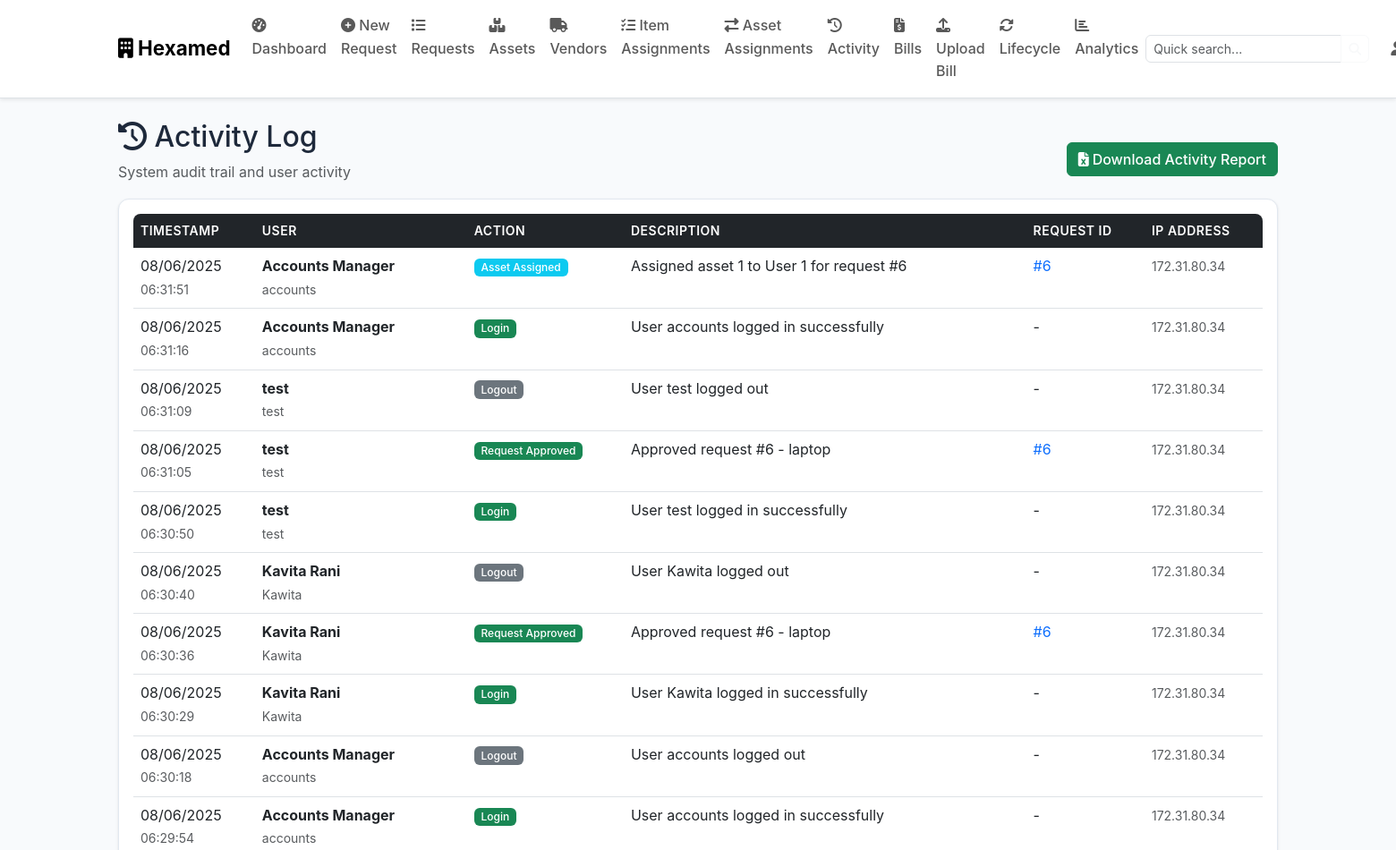
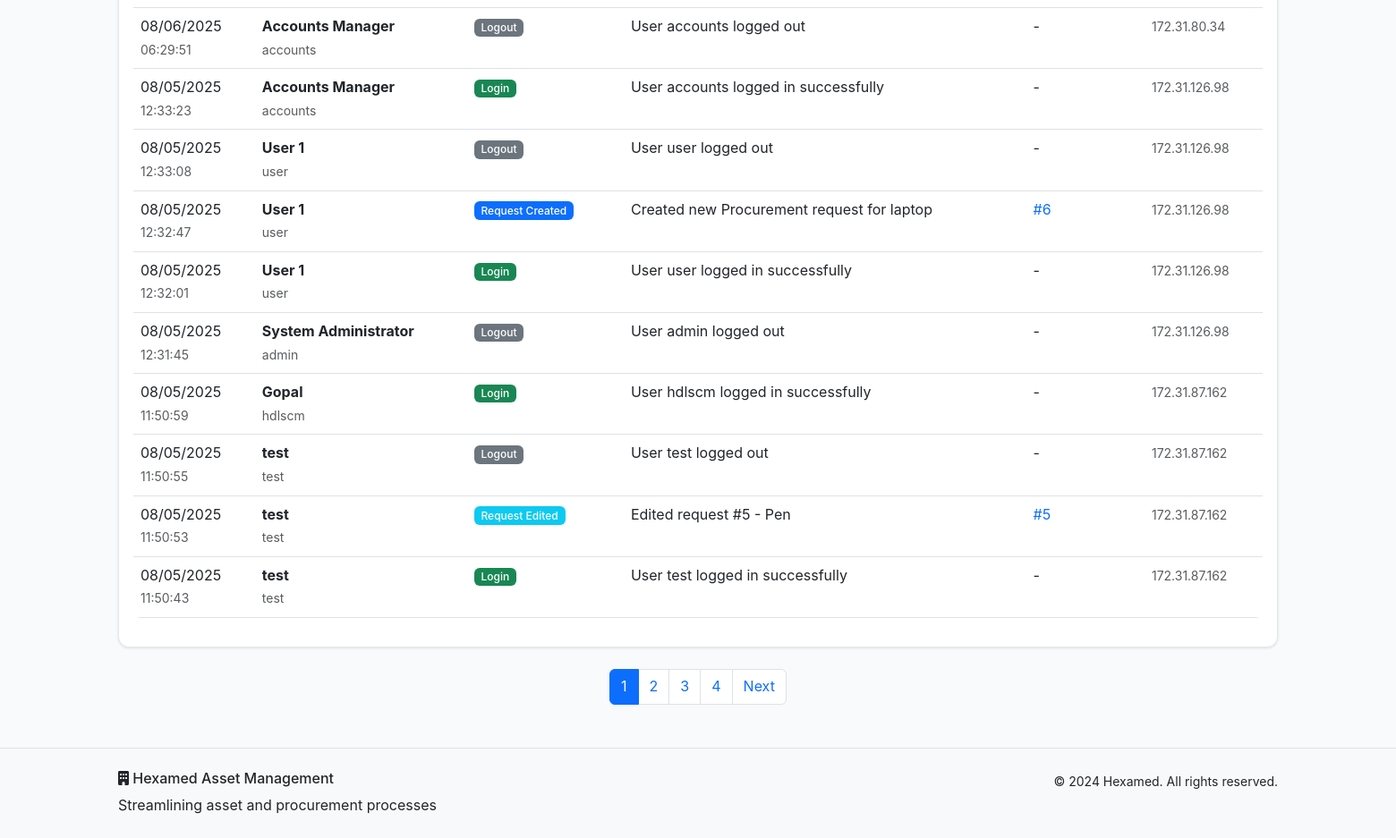
The app's page /activity (signed in) with its own data (2 pictures, top to bottom).
### models.py (models this page shows, shortened)
class ActivityLog(db.Model):
    id = db.Column(db.Integer, primary_key=True)
    action = db.Column(db.String(100), nullable=False)
    description = db.Column(db.Text, nullable=False)
    timestamp = db.Column(db.DateTime, default=datetime.utcnow)
    ip_address = db.Column(db.String(45))
    user_id = db.Column(db.Integer, db.ForeignKey('user.id'), nullable=False)
    request_id = db.Column(db.Integer, db.ForeignKey('asset_request.id'), nullable=True)
    user = db.relationship('User', backref='activities')
    request = db.relationship('AssetRequest', backref='activities')

class User(db.Model):
    id = db.Column(db.Integer, primary_key=True)
    username = db.Column(db.String(80), unique=True, nullable=False)
    email = db.Column(db.String(120), unique=True, nullable=False)
    password_hash = db.Column(db.String(256), nullable=False)
    role = db.Column(db.String(50), nullable=False, default='User')
    full_name = db.Column(db.String(100), nullable=False)
    floor = db.Column(db.String(50))
    department = db.Column(db.String(100))
    created_at = db.Column(db.DateTime, default=datetime.utcnow)
    is_active = db.Column(db.Boolean, default=True)
    requests = db.relationship('AssetRequest', foreign_keys='AssetRequest.user_id', backref='requester', lazy=True)

### routes.py (the view)
    def decorated_function(*args, **kwargs):
        if 'user_id' not in session:
            flash('Please log in to access this page.', 'warning')
            return redirect(url_for('login'))
        return f(*args, **kwargs)

### routes.py (called while the page is built)
def require_login(f):
    def decorated_function(*args, **kwargs):
        if 'user_id' not in session:
            flash('Please log in to access this page.', 'warning')
            return redirect(url_for('login'))
        return f(*args, **kwargs)
    decorated_function.__name__ = f.__name__
    return decorated_function

@app.route('/activity')
@require_login
def activity_log():
    user = User.query.get(session['user_id'])
    page = request.args.get('page', 1, type=int)
    activities = ActivityLog.query.order_by(ActivityLog.timestamp.desc()).paginate(
        page=page, per_page=20, error_out=False)
    return render_template('activity.html', activities=activities, user=user)

### templates/activity.html (shortened to what this page needs)
{% extends "base.html" %}
{% block content %}
<div class="container my-4">
    <div class="row">
        <div class="col">
            <div class="d-flex justify-content-between align-items-center">
                <div>
                    <h2><i class="fas fa-history"></i> Activity Log</h2>
                    <p class="text-muted">System audit trail and user activity</p>
                </div>
                {% if user.role in ['Admin', 'MD', 'Accounts/SCM'] %}
                <div>
                    <a href="{{ url_for('download_recent_activity') }}" class="btn btn-success">
                        <i class="fas fa-file-excel me-1"></i>Download Activity Report
                    </a>
                </div>
                {% endif %}
            </div>
        </div>
    </div>
    {% if activities.items %}
    <div class="card">
        <div class="card-body">
            <div class="table-responsive">
                <table class="table table-hover">
                    <thead>
                        <tr>
                            <th>Timestamp</th>
                            <th>User</th>
                            <th>Action</th>
                            <th>Description</th>
                            <th>Request ID</th>
                            <th>IP Address</th>
                        </tr>
                    </thead>
                    <tbody>
                        {% for activity in activities.items %}
                        <tr>
                            <td>
                                <div>
                                    {{ activity.timestamp.strftime('%m/%d/%Y') }}
                                    <br><small class="text-muted">{{ activity.timestamp.strftime('%H:%M:%S') }}</small>
                                </div>
                            </td>
                            <td>
                                <div>
                                    <strong>{{ activity.user.full_name }}</strong>
                                    <br><small class="text-muted">{{ activity.user.username }}</small>
                                </div>
                            </td>
                            <td>
                                {% if 'Login' in activity.action %}
                                    <span class="badge bg-success">{{ activity.action }}</span>
                                {% elif 'Logout' in activity.action %}
                                    <span class="badge bg-secondary">{{ activity.action }}</span>
                                {% elif 'Created' in activity.action %}
                                    <span class="badge bg-primary">{{ activity.action }}</span>
                                {% elif 'Approved' in activity.action %}
                                    <span class="badge bg-success">{{ activity.action }}</span>
                                {% elif 'Rejected' in activity.action %}
                                    <span class="badge bg-danger">{{ activity.action }}</span>
                                {% elif 'Hold' in activity.action %}
                                    <span class="badge bg-warning">{{ activity.action }}</span>
                                {% else %}
                                    <span class="badge bg-info">{{ activity.action }}</span>
                                {% endif %}
                            </td>
                            <td>{{ activity.description }}</td>
                            <td>
                                {% if activity.request_id %}
                                    <a href="{{ url_for('view_requests') }}" class="text-decoration-none">
                                        #{{ activity.request_id }}
                                    </a>
                                {% else %}
                                    -
                                {% endif %}
                            </td>
                            <td>
                                <small class="text-muted">{{ activity.ip_address or '-' }}</small>
                            </td>
                        </tr>
                        {% endfor %}
                    </tbody>
                </table>
            </div>
        </div>
    </div>
    {% if activities.pages > 1 %}
    <nav class="mt-4">
        <ul class="pagination justify-content-center">
            {% for page_num in activities.iter_pages() %}
                {% if page_num %}
                    {% if page_num != activities.page %}
                        <li class="page-item">
                            <a class="page-link" href="{{ url_for('activity_log', page=page_num) }}">{{ page_num }}</a>
                        </li>
                    {% else %}
                        <li class="page-item active">
                            <span class="page-link">{{ page_num }}</span>
                        </li>
                    {% endif %}
                {% else %}
                    <li class="page-item disabled">
                        <span class="page-link">...</span>
                    </li>
                {% endif %}
            {% endfor %}
            {% if activities.has_next %}
                <li class="page-item">
                    <a class="page-link" href="{{ url_for('activity_log', page=activities.next_num) }}">Next</a>
                </li>
            {% endif %}
        </ul>
    </nav>
    {% endif %}
    {% endif %}
</div>
{% endblock %}

### static/style.css (style rules this page uses)
:root { --hexamed-primary: #2563eb; --hexamed-secondary: #64748b; --hexamed-success: #00ffaa; --hexamed-warning: #ffa200; --hexamed-danger: #ff0000; --hexamed-info: #06b6d4; --hexamed-light: #f8fafc; --hexamed-dark: #465977; --hexamed-gradient: linear-gradient(135deg, #2563eb, #06b6d4); }
body { font-family: 'Inter', 'Segoe UI', Tahoma, Geneva, Verdana, sans-serif; line-height: 1.6; background-color: #f8fafc; color: #1e293b; }
.card { border: 1px solid #e2e8f0; border-radius: 0.75rem; box-shadow: 0 1px 3px rgba(0, 0, 0, 0.1); transition: all 0.3s ease; background: white; }
.btn { font-weight: 500; transition: all 0.3s ease; border-radius: 0.375rem; }
.table { border-radius: 0.5rem; overflow: hidden; }
.table thead th { background-color: var(--bs-dark); color: white; border: none; font-weight: 600; text-transform: uppercase; font-size: 0.875rem; letter-spacing: 0.5px; }
.table tbody tr { transition: background-color 0.2s ease; }
.badge { font-weight: 500; font-size: 0.75rem; padding: 0.35em 0.65em; }

### records on screen
ActivityLog: timestamp "08/06/2025", timestamp "06:31:51", user.full_name "Accounts Manager", user.username "accounts", action "Asset Assigned", description "Assigned asset 1 to User 1 for request #6", request_id "6", ip_address "172.31.80.34"
ActivityLog: timestamp "08/06/2025", timestamp "06:31:16", user.full_name "Accounts Manager", user.username "accounts", action "Login", description "User accounts logged in successfully", ip_address "172.31.80.34"
ActivityLog: timestamp "08/06/2025", timestamp "06:31:09", user.full_name "test", user.username "test", action "Logout", description "User test logged out", ip_address "172.31.80.34"
ActivityLog: timestamp "08/06/2025", timestamp "06:31:05", user.full_name "test", user.username "test", action "Request Approved", description "Approved request #6 - laptop", request_id "6", ip_address "172.31.80.34"
ActivityLog: timestamp "08/06/2025", timestamp "06:30:50", user.full_name "test", user.username "test", action "Login", description "User test logged in successfully", ip_address "172.31.80.34"
ActivityLog: timestamp "08/06/2025", timestamp "06:30:40", user.full_name "Kavita Rani", user.username "Kawita", action "Logout", description "User Kawita logged out", ip_address "172.31.80.34"
ActivityLog: timestamp "08/06/2025", timestamp "06:30:36", user.full_name "Kavita Rani", user.username "Kawita", action "Request Approved", description "Approved request #6 - laptop", request_id "6", ip_address "172.31.80.34"
ActivityLog: timestamp "08/06/2025", timestamp "06:30:29", user.full_name "Kavita Rani", user.username "Kawita", action "Login", description "User Kawita logged in successfully", ip_address "172.31.80.34"
ActivityLog: timestamp "08/06/2025", timestamp "06:30:18", user.full_name "Accounts Manager", user.username "accounts", action "Logout", description "User accounts logged out", ip_address "172.31.80.34"
ActivityLog: timestamp "08/06/2025", timestamp "06:29:54", user.full_name "Accounts Manager", user.username "accounts", action "Login", description "User accounts logged in successfully", ip_address "172.31.80.34"
ActivityLog: timestamp "08/06/2025", timestamp "06:29:51", user.full_name "Accounts Manager", user.username "accounts", action "Logout", description "User accounts logged out", ip_address "172.31.80.34"
ActivityLog: timestamp "08/05/2025", timestamp "12:33:23", user.full_name "Accounts Manager", user.username "accounts", action "Login", description "User accounts logged in successfully", ip_address "172.31.126.98"
ActivityLog: timestamp "08/05/2025", timestamp "12:33:08", user.full_name "User 1", user.username "user", action "Logout", description "User user logged out", ip_address "172.31.126.98"
ActivityLog: timestamp "08/05/2025", timestamp "12:32:47", user.full_name "User 1", user.username "user", action "Request Created", description "Created new Procurement request for laptop", request_id "6", ip_address "172.31.126.98"
ActivityLog: timestamp "08/05/2025", timestamp "12:32:01", user.full_name "User 1", user.username "user", action "Login", description "User user logged in successfully", ip_address "172.31.126.98"
ActivityLog: timestamp "08/05/2025", timestamp "12:31:45", user.full_name "System Administrator", user.username "admin", action "Logout", description "User admin logged out", ip_address "172.31.126.98"
ActivityLog: timestamp "08/05/2025", timestamp "11:50:59", user.full_name "Gopal", user.username "hdlscm", action "Login", description "User hdlscm logged in successfully", ip_address "172.31.87.162"
ActivityLog: timestamp "08/05/2025", timestamp "11:50:55", user.full_name "test", user.username "test", action "Logout", description "User test logged out", ip_address "172.31.87.162"
ActivityLog: timestamp "08/05/2025", timestamp "11:50:53", user.full_name "test", user.username "test", action "Request Edited", description "Edited request #5 - Pen", request_id "5", ip_address "172.31.87.162"
ActivityLog: timestamp "08/05/2025", timestamp "11:50:43", user.full_name "test", user.username "test", action "Login", description "User test logged in successfully", ip_address "172.31.87.162"

### other values on screen
{{ page_num }} "1"
{{ page_num }} "2" "3" "4"
